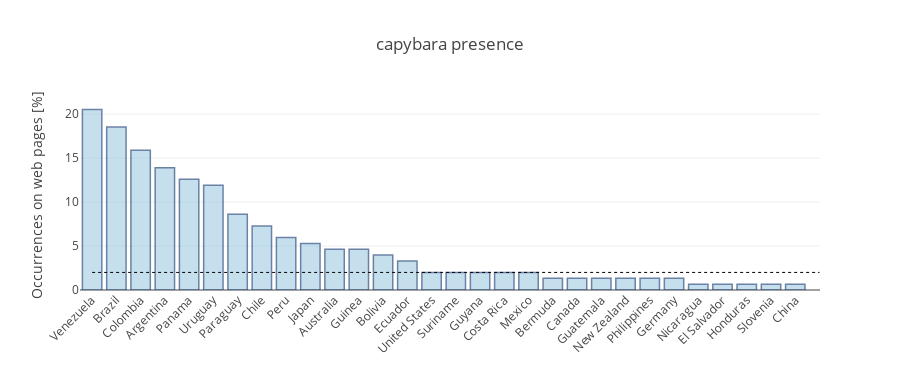

Notebook code for this chart:
### Markdown cell above
Now we call the functions as enjoy the nice graphics!

### Code cell
# Choose a species from the list and a limiting threshold to get rid of noise results
#
#mammal_list = ['hedgehog', 'lion', 'wolf', 'fox', 'zebra', 'giraffe',
#               'bat', 'sloth', 'capybara', 'elephant', 'rhino',
#               'hippo', 'tiger', 'panda', 'kangaroo', 'koala', 'human']

mammal = 'capybara'    
cnt_threshold = 2

country_names, country_counts = bar_graph_mammals(mammal, cnt_threshold = cnt_threshold) 
my_map = map_mammals(mammal, cnt_threshold=cnt_threshold, country_names=country_names, country_counts=country_counts) 
my_map

### Figure 1 — Plotly figure (JSON) as saved in the notebook; plotly's stock layout.template omitted (floating-point values rounded to 4 significant figures)
{"data": [{"marker": {"color": "rgb(158,202,225)", "line": {"color": "rgb(8,48,107)", "width": 1.5}}, "opacity": 0.6, "type": "bar", "uid": "bfbe8074-8ab8-4e2c-8462-5150fab624fb", "x": ["Venezuela", "Brazil", "Colombia", "Argentina", "Panama", "Uruguay", "Paraguay", "Chile", "Peru", "Japan", "Australia", "Guinea", "Bolivia", "Ecuador", "United States", "Suriname", "Guyana", "Costa Rica", "Mexico", "Bermuda", "Canada", "Guatemala", "New Zealand", "Philippines", "Germany", "Nicaragua", "El Salvador", "Honduras", "Slovenia", "China"], "y": [20.53, 18.54, 15.89, 13.91, 12.58, 11.92, 8.609, 7.285, 5.96, 5.298, 4.636, 4.636, 3.974, 3.311, 1.987, 1.987, 1.987, 1.987, 1.987, 1.325, 1.325, 1.325, 1.325, 1.325, 1.325, 0.6623, 0.6623, 0.6623, 0.6623, 0.6623]}], "layout": {"height": 370, "paper_bgcolor": "rgba(0,0,0,0)", "plot_bgcolor": "rgba(0,0,0,0)", "shapes": [{"line": {"color": "rgb(0, 0, 0)", "dash": "dot", "width": 1}, "type": "line", "x0": 0, "x1": 30, "y0": 2, "y1": 2}], "title": {"text": "capybara presence"}, "width": 900, "xaxis": {"tickangle": -45}, "yaxis": {"title": {"text": "Occurrences on web pages [%]"}}}}
